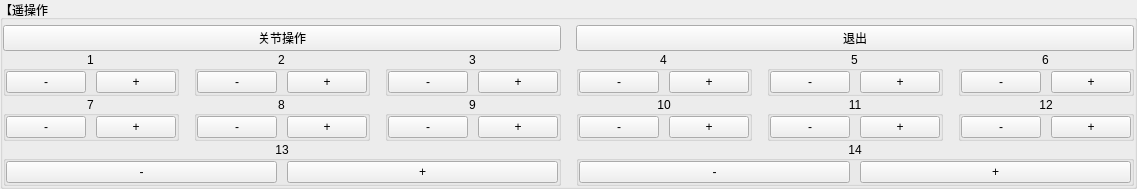
            <widget class="QGroupBox" name="group_control">
             <property name="title">
              <string>【遥操作】</string>
             </property>
             <layout class="QVBoxLayout" name="verticalLayout_31">
              <property name="spacing">
               <number>0</number>
              </property>
              <property name="leftMargin">
               <number>0</number>
              </property>
              <property name="topMargin">
               <number>5</number>
              </property>
              <property name="rightMargin">
               <number>0</number>
              </property>
              <property name="bottomMargin">
               <number>0</number>
              </property>
              <item>
               <layout class="QHBoxLayout" name="horizontalLayout_29">
                <property name="spacing">
                 <number>15</number>
                </property>
                <item>
                 <widget class="QPushButton" name="bt_joint_control">
                  <property name="sizePolicy">
                   <sizepolicy hsizetype="Minimum" vsizetype="Preferred">
                    <horstretch>0</horstretch>
                    <verstretch>0</verstretch>
                   </sizepolicy>
                  </property>
                  <property name="text">
                   <string>关节操作</string>
                  </property>
                 </widget>
                </item>
                <item>
                 <widget class="QPushButton" name="bt_quit">
                  <property name="sizePolicy">
                   <sizepolicy hsizetype="Minimum" vsizetype="Preferred">
                    <horstretch>0</horstretch>
                    <verstretch>0</verstretch>
                   </sizepolicy>
                  </property>
                  <property name="text">
                   <string>退出</string>
                  </property>
                 </widget>
                </item>
               </layout>
              </item>
              <item>
               <layout class="QHBoxLayout" name="horizontalLayout_4">
                <property name="spacing">
                 <number>15</number>
                </property>
                <item>
                 <widget class="QGroupBox" name="group_1">
                  <property name="title">
                   <string>1</string>
                  </property>
                  <property name="alignment">
                   <set>Qt::AlignCenter</set>
                  </property>
                  <layout class="QHBoxLayout" name="horizontalLayout_11">
                   <property name="spacing">
                    <number>10</number>
                   </property>
                   <property name="leftMargin">
                    <number>0</number>
                   </property>
                   <property name="topMargin">
                    <number>0</number>
                   </property>
                   <property name="rightMargin">
                    <number>0</number>
                   </property>
                   <property name="bottomMargin">
                    <number>0</number>
                   </property>
                   <item>
                    <widget class="QPushButton" name="bt_negative_1">
                     <property name="sizePolicy">
                      <sizepolicy hsizetype="Minimum" vsizetype="Preferred">
                       <horstretch>0</horstretch>
                       <verstretch>0</verstretch>
                      </sizepolicy>
                     </property>
                     <property name="text">
                      <string>-</string>
                     </property>
                    </widget>
                   </item>
                   <item>
                    <widget class="QPushButton" name="bt_positive_1">
                     <property name="sizePolicy">
                      <sizepolicy hsizetype="Minimum" vsizetype="Preferred">
                       <horstretch>0</horstretch>
                       <verstretch>0</verstretch>
                      </sizepolicy>
                     </property>
                     <property name="text">
                      <string>+</string>
                     </property>
                    </widget>
                   </item>
                  </layout>
                 </widget>
                </item>
                <item>
                 <widget class="QGroupBox" name="group_2">
                  <property name="title">
                   <string>2</string>
                  </property>
                  <property name="alignment">
                   <set>Qt::AlignCenter</set>
                  </property>
                  <layout class="QHBoxLayout" name="horizontalLayout_12">
                   <property name="spacing">
                    <number>10</number>
                   </property>
                   <property name="leftMargin">
                    <number>0</number>
                   </property>
                   <property name="topMargin">
                    <number>0</number>
                   </property>
                   <property name="rightMargin">
                    <number>0</number>
                   </property>
                   <property name="bottomMargin">
                    <number>0</number>
                   </property>
                   <item>
                    <widget class="QPushButton" name="bt_negative_2">
                     <property name="sizePolicy">
                      <sizepolicy hsizetype="Minimum" vsizetype="Preferred">
                       <horstretch>0</horstretch>
                       <verstretch>0</verstretch>
                      </sizepolicy>
                     </property>
                     <property name="text">
                      <string>-</string>
                     </property>
                    </widget>
                   </item>
                   <item>
                    <widget class="QPushButton" name="bt_positive_2">
                     <property name="sizePolicy">
                      <sizepolicy hsizetype="Minimum" vsizetype="Preferred">
                       <horstretch>0</horstretch>
                       <verstretch>0</verstretch>
                      </sizepolicy>
                     </property>
                     <property name="text">
                      <string>+</string>
                     </property>
                    </widget>
                   </item>
                  </layout>
                 </widget>
                </item>
                <item>
                 <widget class="QGroupBox" name="group_3">
                  <property name="title">
                   <string>3</string>
                  </property>
                  <property name="alignment">
                   <set>Qt::AlignCenter</set>
                  </property>
                  <layout class="QHBoxLayout" name="horizontalLayout_14">
                   <property name="spacing">
                    <number>10</number>
                   </property>
                   <property name="leftMargin">
                    <number>0</number>
                   </property>
                   <property name="topMargin">
                    <number>0</number>
                   </property>
                   <property name="rightMargin">
                    <number>0</number>
                   </property>
                   <property name="bottomMargin">
                    <number>0</number>
                   </property>
                   <item>
                    <widget class="QPushButton" name="bt_negative_3">
                     <property name="sizePolicy">
                      <sizepolicy hsizetype="Minimum" vsizetype="Preferred">
                       <horstretch>0</horstretch>
                       <verstretch>0</verstretch>
                      </sizepolicy>
                     </property>
                     <property name="text">
                      <string>-</string>
                     </property>
                    </widget>
                   </item>
                   <item>
                    <widget class="QPushButton" name="bt_positive_3">
                     <property name="sizePolicy">
                      <sizepolicy hsizetype="Minimum" vsizetype="Preferred">
                       <horstretch>0</horstretch>
                       <verstretch>0</verstretch>
                      </sizepolicy>
                     </property>
                     <property name="text">
                      <string>+</string>
                     </property>
                    </widget>
                   </item>
                  </layout>
                 </widget>
                </item>
                <item>
                 <widget class="QGroupBox" name="group_4">
                  <property name="title">
                   <string>4</string>
                  </property>
                  <property name="alignment">
                   <set>Qt::AlignCenter</set>
                  </property>
                  <layout class="QHBoxLayout" name="horizontalLayout_15">
                   <property name="spacing">
                    <number>10</number>
                   </property>
                   <property name="leftMargin">
                    <number>0</number>
                   </property>
                   <property name="topMargin">
                    <number>0</number>
                   </property>
                   <property name="rightMargin">
                    <number>0</number>
                   </property>
                   <property name="bottomMargin">
                    <number>0</number>
                   </property>
                   <item>
                    <widget class="QPushButton" name="bt_negative_4">
                     <property name="sizePolicy">
                      <sizepolicy hsizetype="Minimum" vsizetype="Preferred">
                       <horstretch>0</horstretch>
                       <verstretch>0</verstretch>
                      </sizepolicy>
                     </property>
                     <property name="text">
                      <string>-</string>
                     </property>
                    </widget>
                   </item>
                   <item>
                    <widget class="QPushButton" name="bt_positive_4">
                     <property name="sizePolicy">
                      <sizepolicy hsizetype="Minimum" vsizetype="Preferred">
                       <horstretch>0</horstretch>
                       <verstretch>0</verstretch>
                      </sizepolicy>
                     </property>
                     <property name="text">
                      <string>+</string>
                     </property>
                    </widget>
                   </item>
                  </layout>
                 </widget>
                </item>
                <item>
                 <widget class="QGroupBox" name="group_5">
                  <property name="title">
                   <string>5</string>
                  </property>
                  <property name="alignment">
                   <set>Qt::AlignCenter</set>
                  </property>
                  <layout class="QHBoxLayout" name="horizontalLayout_16">
                   <property name="spacing">
                    <number>10</number>
                   </property>
                   <property name="leftMargin">
                    <number>0</number>
                   </property>
                   <property name="topMargin">
                    <number>0</number>
                   </property>
                   <property name="rightMargin">
                    <number>0</number>
                   </property>
                   <property name="bottomMargin">
                    <number>0</number>
                   </property>
                   <item>
                    <widget class="QPushButton" name="bt_negative_5">
                     <property name="sizePolicy">
                      <sizepolicy hsizetype="Minimum" vsizetype="Preferred">
                       <horstretch>0</horstretch>
                       <verstretch>0</verstretch>
                      </sizepolicy>
                     </property>
                     <property name="text">
                      <string>-</string>
                     </property>
                    </widget>
                   </item>
                   <item>
                    <widget class="QPushButton" name="bt_positive_5">
                     <property name="sizePolicy">
                      <sizepolicy hsizetype="Minimum" vsizetype="Preferred">
                       <horstretch>0</horstretch>
                       <verstretch>0</verstretch>
                      </sizepolicy>
                     </property>
                     <property name="text">
                      <string>+</string>
                     </property>
                    </widget>
                   </item>
                  </layout>
                 </widget>
                </item>
                <item>
                 <widget class="QGroupBox" name="group_6">
                  <property name="title">
                   <string>6</string>
                  </property>
                  <property name="alignment">
                   <set>Qt::AlignCenter</set>
                  </property>
                  <layout class="QHBoxLayout" name="horizontalLayout_17">
                   <property name="spacing">
                    <number>10</number>
                   </property>
                   <property name="leftMargin">
                    <number>0</number>
                   </property>
                   <property name="topMargin">
                    <number>0</number>
                   </property>
                   <property name="rightMargin">
                    <number>0</number>
                   </property>
                   <property name="bottomMargin">
                    <number>0</number>
                   </property>
                   <item>
                    <widget class="QPushButton" name="bt_negative_6">
                     <property name="sizePolicy">
                      <sizepolicy hsizetype="Minimum" vsizetype="Preferred">
                       <horstretch>0</horstretch>
                       <verstretch>0</verstretch>
                      </sizepolicy>
                     </property>
                     <property name="text">
                      <string>-</string>
                     </property>
                    </widget>
                   </item>
                   <item>
                    <widget class="QPushButton" name="bt_positive_6">
                     <property name="sizePolicy">
                      <sizepolicy hsizetype="Minimum" vsizetype="Preferred">
                       <horstretch>0</horstretch>
                       <verstretch>0</verstretch>
                      </sizepolicy>
                     </property>
                     <property name="text">
                      <string>+</string>
                     </property>
                    </widget>
                   </item>
                  </layout>
                 </widget>
                </item>
               </layout>
              </item>
              <item>
               <layout class="QHBoxLayout" name="horizontalLayout_7">
                <property name="spacing">
                 <number>15</number>
                </property>
                <item>
                 <widget class="QGroupBox" name="group_7">
                  <property name="title">
                   <string>7</string>
                  </property>
                  <property name="alignment">
                   <set>Qt::AlignCenter</set>
                  </property>
                  <layout class="QHBoxLayout" name="horizontalLayout_18">
                   <property name="spacing">
                    <number>10</number>
                   </property>
                   <property name="leftMargin">
                    <number>0</number>
                   </property>
                   <property name="topMargin">
                    <number>0</number>
                   </property>
                   <property name="rightMargin">
                    <number>0</number>
                   </property>
                   <property name="bottomMargin">
                    <number>0</number>
                   </property>
                   <item>
                    <widget class="QPushButton" name="bt_negative_7">
                     <property name="sizePolicy">
                      <sizepolicy hsizetype="Minimum" vsizetype="Preferred">
                       <horstretch>0</horstretch>
                       <verstretch>0</verstretch>
                      </sizepolicy>
                     </property>
                     <property name="text">
                      <string>-</string>
                     </property>
                    </widget>
                   </item>
                   <item>
                    <widget class="QPushButton" name="bt_positive_7">
                     <property name="sizePolicy">
                      <sizepolicy hsizetype="Minimum" vsizetype="Preferred">
                       <horstretch>0</horstretch>
                       <verstretch>0</verstretch>
                      </sizepolicy>
                     </property>
                     <property name="text">
                      <string>+</string>
                     </property>
                    </widget>
                   </item>
                  </layout>
                 </widget>
                </item>
                <item>
                 <widget class="QGroupBox" name="group_8">
                  <property name="title">
                   <string>8</string>
                  </property>
                  <property name="alignment">
                   <set>Qt::AlignCenter</set>
                  </property>
                  <layout class="QHBoxLayout" name="horizontalLayout_19">
                   <property name="spacing">
                    <number>10</number>
                   </property>
                   <property name="leftMargin">
                    <number>0</number>
                   </property>
                   <property name="topMargin">
                    <number>0</number>
                   </property>
                   <property name="rightMargin">
                    <number>0</number>
                   </property>
                   <property name="bottomMargin">
                    <number>0</number>
                   </property>
                   <item>
                    <widget class="QPushButton" name="bt_negative_8">
                     <property name="sizePolicy">
                      <sizepolicy hsizetype="Minimum" vsizetype="Preferred">
                       <horstretch>0</horstretch>
                       <verstretch>0</verstretch>
                      </sizepolicy>
                     </property>
                     <property name="text">
                      <string>-</string>
                     </property>
                    </widget>
                   </item>
                   <item>
                    <widget class="QPushButton" name="bt_positive_8">
                     <property name="sizePolicy">
                      <sizepolicy hsizetype="Minimum" vsizetype="Preferred">
                       <horstretch>0</horstretch>
                       <verstretch>0</verstretch>
                      </sizepolicy>
                     </property>
                     <property name="text">
                      <string>+</string>
                     </property>
                    </widget>
                   </item>
                  </layout>
                 </widget>
                </item>
                <item>
                 <widget class="QGroupBox" name="group_9">
                  <property name="title">
                   <string>9</string>
                  </property>
                  <property name="alignment">
                   <set>Qt::AlignCenter</set>
                  </property>
                  <layout class="QHBoxLayout" name="horizontalLayout_20">
                   <property name="spacing">
                    <number>10</number>
                   </property>
                   <property name="leftMargin">
                    <number>0</number>
                   </property>
                   <property name="topMargin">
                    <number>0</number>
                   </property>
                   <property name="rightMargin">
                    <number>0</number>
                   </property>
                   <property name="bottomMargin">
                    <number>0</number>
                   </property>
                   <item>
                    <widget class="QPushButton" name="bt_negative_9">
                     <property name="sizePolicy">
                      <sizepolicy hsizetype="Minimum" vsizetype="Preferred">
                       <horstretch>0</horstretch>
                       <verstretch>0</verstretch>
                      </sizepolicy>
                     </property>
                     <property name="text">
                      <string>-</string>
                     </property>
                    </widget>
                   </item>
                   <item>
                    <widget class="QPushButton" name="bt_positive_9">
                     <property name="sizePolicy">
                      <sizepolicy hsizetype="Minimum" vsizetype="Preferred">
                       <horstretch>0</horstretch>
                       <verstretch>0</verstretch>
                      </sizepolicy>
                     </property>
                     <property name="text">
                      <string>+</string>
                     </property>
                    </widget>
                   </item>
                  </layout>
                 </widget>
                </item>
                <item>
                 <widget class="QGroupBox" name="group_10">
                  <property name="title">
                   <string>10</string>
                  </property>
                  <property name="alignment">
                   <set>Qt::AlignCenter</set>
                  </property>
                  <layout class="QHBoxLayout" name="horizontalLayout_21">
                   <property name="spacing">
                    <number>10</number>
                   </property>
                   <property name="leftMargin">
                    <number>0</number>
                   </property>
                   <property name="topMargin">
                    <number>0</number>
                   </property>
                   <property name="rightMargin">
                    <number>0</number>
                   </property>
                   <property name="bottomMargin">
                    <number>0</number>
                   </property>
                   <item>
                    <widget class="QPushButton" name="bt_negative_10">
                     <property name="sizePolicy">
                      <sizepolicy hsizetype="Minimum" vsizetype="Preferred">
                       <horstretch>0</horstretch>
                       <verstretch>0</verstretch>
                      </sizepolicy>
                     </property>
                     <property name="text">
                      <string>-</string>
                     </property>
                    </widget>
                   </item>
                   <item>
                    <widget class="QPushButton" name="bt_positive_10">
                     <property name="sizePolicy">
                      <sizepolicy hsizetype="Minimum" vsizetype="Preferred">
                       <horstretch>0</horstretch>
                       <verstretch>0</verstretch>
                      </sizepolicy>
                     </property>
                     <property name="text">
                      <string>+</string>
                     </property>
                    </widget>
                   </item>
                  </layout>
                 </widget>
                </item>
                <item>
                 <widget class="QGroupBox" name="group_11">
                  <property name="title">
                   <string>11</string>
                  </property>
                  <property name="alignment">
                   <set>Qt::AlignCenter</set>
                  </property>
                  <layout class="QHBoxLayout" name="horizontalLayout_22">
                   <property name="spacing">
                    <number>10</number>
                   </property>
                   <property name="leftMargin">
                    <number>0</number>
                   </property>
                   <property name="topMargin">
                    <number>0</number>
                   </property>
                   <property name="rightMargin">
                    <number>0</number>
                   </property>
                   <property name="bottomMargin">
                    <number>0</number>
                   </property>
                   <item>
                    <widget class="QPushButton" name="bt_negative_11">
                     <property name="sizePolicy">
                      <sizepolicy hsizetype="Minimum" vsizetype="Preferred">
                       <horstretch>0</horstretch>
                       <verstretch>0</verstretch>
                      </sizepolicy>
                     </property>
                     <property name="text">
                      <string>-</string>
                     </property>
                    </widget>
                   </item>
                   <item>
                    <widget class="QPushButton" name="bt_positive_11">
                     <property name="sizePolicy">
                      <sizepolicy hsizetype="Minimum" vsizetype="Preferred">
                       <horstretch>0</horstretch>
                       <verstretch>0</verstretch>
                      </sizepolicy>
                     </property>
                     <property name="text">
                      <string>+</string>
                     </property>
                    </widget>
                   </item>
                  </layout>
                 </widget>
                </item>
                <item>
                 <widget class="QGroupBox" name="group_12">
                  <property name="title">
                   <string>12</string>
                  </property>
                  <property name="alignment">
                   <set>Qt::AlignCenter</set>
                  </property>
                  <layout class="QHBoxLayout" name="horizontalLayout_23">
                   <property name="spacing">
                    <number>10</number>
                   </property>
                   <property name="leftMargin">
                    <number>0</number>
                   </property>
                   <property name="topMargin">
                    <number>0</number>
                   </property>
                   <property name="rightMargin">
                    <number>0</number>
                   </property>
                   <property name="bottomMargin">
                    <number>0</number>
                   </property>
                   <item>
                    <widget class="QPushButton" name="bt_negative_12">
                     <property name="sizePolicy">
                      <sizepolicy hsizetype="Minimum" vsizetype="Preferred">
                       <horstretch>0</horstretch>
                       <verstretch>0</verstretch>
                      </sizepolicy>
                     </property>
                     <property name="text">
                      <string>-</string>
                     </property>
                    </widget>
                   </item>
                   <item>
                    <widget class="QPushButton" name="bt_positive_12">
                     <property name="sizePolicy">
                      <sizepolicy hsizetype="Minimum" vsizetype="Preferred">
                       <horstretch>0</horstretch>
                       <verstretch>0</verstretch>
                      </sizepolicy>
                     </property>
                     <property name="text">
                      <string>+</string>
                     </property>
                    </widget>
                   </item>
                  </layout>
                 </widget>
                </item>
               </layout>
              </item>
              <item>
               <layout class="QHBoxLayout" name="horizontalLayout_8">
                <property name="spacing">
                 <number>15</number>
                </property>
                <item>
                 <widget class="QGroupBox" name="group_13">
                  <property name="title">
                   <string>13</string>
                  </property>
                  <property name="alignment">
                   <set>Qt::AlignCenter</set>
                  </property>
                  <layout class="QHBoxLayout" name="horizontalLayout_24">
                   <property name="spacing">
                    <number>10</number>
                   </property>
                   <property name="leftMargin">
                    <number>0</number>
                   </property>
                   <property name="topMargin">
                    <number>0</number>
                   </property>
                   <property name="rightMargin">
                    <number>0</number>
                   </property>
                   <property name="bottomMargin">
                    <number>0</number>
                   </property>
                   <item>
                    <widget class="QPushButton" name="bt_negative_13">
                     <property name="sizePolicy">
                      <sizepolicy hsizetype="Minimum" vsizetype="Preferred">
                       <horstretch>0</horstretch>
                       <verstretch>0</verstretch>
                      </sizepolicy>
                     </property>
                     <property name="text">
                      <string>-</string>
                     </property>
                    </widget>
                   </item>
                   <item>
                    <widget class="QPushButton" name="bt_positive_13">
                     <property name="sizePolicy">
                      <sizepolicy hsizetype="Minimum" vsizetype="Preferred">
                       <horstretch>0</horstretch>
                       <verstretch>0</verstretch>
                      </sizepolicy>
                     </property>
                     <property name="text">
                      <string>+</string>
                     </property>
                    </widget>
                   </item>
                  </layout>
                 </widget>
                </item>
                <item>
                 <widget class="QGroupBox" name="group_14">
                  <property name="title">
                   <string>14</string>
                  </property>
                  <property name="alignment">
                   <set>Qt::AlignCenter</set>
                  </property>
                  <layout class="QHBoxLayout" name="horizontalLayout_25">
                   <property name="spacing">
                    <number>10</number>
                   </property>
                   <property name="leftMargin">
                    <number>0</number>
                   </property>
                   <property name="topMargin">
                    <number>0</number>
                   </property>
                   <property name="rightMargin">
                    <number>0</number>
                   </property>
                   <property name="bottomMargin">
                    <number>0</number>
                   </property>
                   <item>
                    <widget class="QPushButton" name="bt_negative_14">
                     <property name="sizePolicy">
                      <sizepolicy hsizetype="Minimum" vsizetype="Preferred">
                       <horstretch>0</horstretch>
                       <verstretch>0</verstretch>
                      </sizepolicy>
                     </property>
                     <property name="text">
                      <string>-</string>
                     </property>
                    </widget>
                   </item>
                   <item>
                    <widget class="QPushButton" name="bt_positive_14">
                     <property name="sizePolicy">
                      <sizepolicy hsizetype="Minimum" vsizetype="Preferred">
                       <horstretch>0</horstretch>
                       <verstretch>0</verstretch>
                      </sizepolicy>
                     </property>
                     <property name="text">
                      <string>+</string>
                     </property>
                    </widget>
                   </item>
                  </layout>
                 </widget>
                </item>
               </layout>
              </item>
             </layout>
            </widget>
